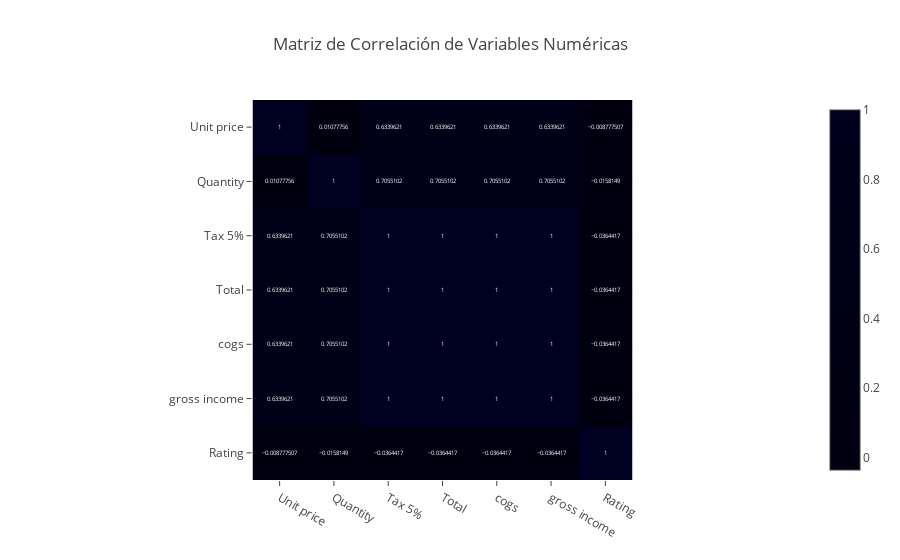

Source (notebook cell):
### Code cell
# 7. Análisis de Correlación Numérica
numeric_cols = ['Unit price', 'Quantity', 'Tax 5%', 'Total', 'cogs', 'gross income', 'Rating']
correlation_matrix = df[numeric_cols].corr()
fig = px.imshow(correlation_matrix, text_auto=True, title='Matriz de Correlación de Variables Numéricas')
fig.show()

### Figure 1 — Plotly figure (JSON) as saved in the notebook; plotly's stock layout.template omitted (floating-point values rounded to 4 significant figures)
{"data": [{"coloraxis": "coloraxis", "hovertemplate": "x: %{x}<br>y: %{y}<br>color: %{z}<extra></extra>", "name": "0", "texttemplate": "%{z}", "type": "heatmap", "x": ["Unit price", "Quantity", "Tax 5%", "Total", "cogs", "gross income", "Rating"], "xaxis": "x", "y": ["Unit price", "Quantity", "Tax 5%", "Total", "cogs", "gross income", "Rating"], "yaxis": "y", "z": [[1.0, 0.01078, 0.634, 0.634, 0.634, 0.634, -0.008778], [0.01078, 1.0, 0.7055, 0.7055, 0.7055, 0.7055, -0.01581], [0.634, 0.7055, 1.0, 1.0, 1.0, 1.0, -0.03644], [0.634, 0.7055, 1.0, 1.0, 1.0, 1.0, -0.03644], [0.634, 0.7055, 1.0, 1.0, 1.0, 1.0, -0.03644], [0.634, 0.7055, 1.0, 1.0, 1.0, 1.0, -0.03644], [-0.008778, -0.01581, -0.03644, -0.03644, -0.03644, -0.03644, 1.0]]}], "layout": {"coloraxis": {"colorscale": [[0, "#000011"], [0.1111, "#000012"], [0.2222, "#000013"], [0.3333, "#000014"], [0.4444, "#000015"], [0.5556, "#000016"], [0.6667, "#000017"], [0.7778, "#000018"], [0.8889, "#000019"], [1, "#000020"]]}, "title": {"text": "Matriz de Correlación de Variables Numéricas"}, "xaxis": {"anchor": "y", "constrain": "domain", "domain": [0, 1], "scaleanchor": "y"}, "yaxis": {"anchor": "x", "autorange": "reversed", "constrain": "domain", "domain": [0, 1]}}}
